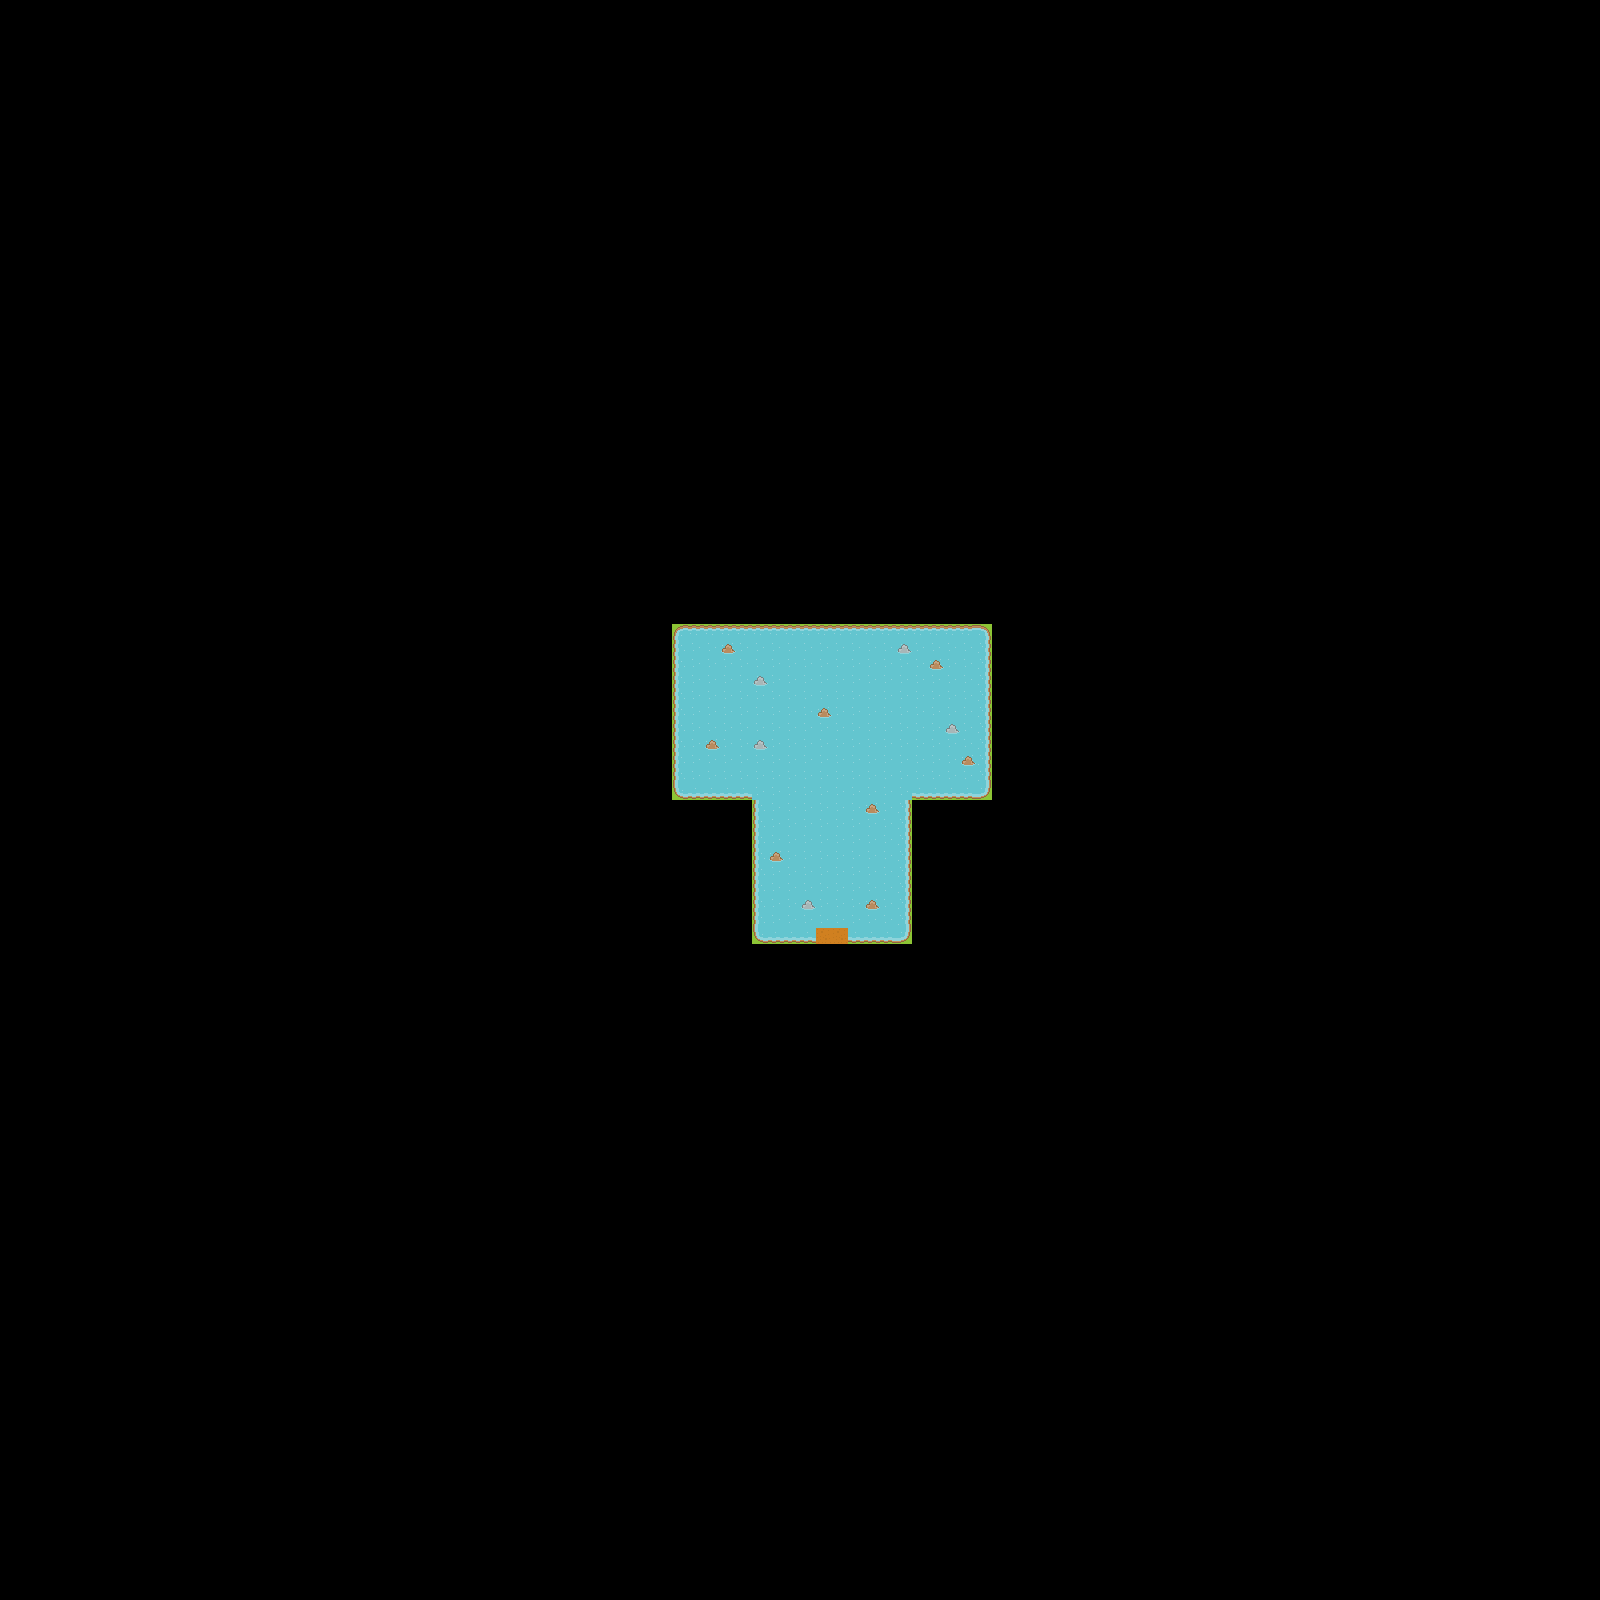

The image is a tile-based game level rendered from a .tmx file. Its description and source (layers, tilesets, objects; grid data summarised) follow:
An orthogonal 100x100 tile map with 16x16 px tiles, 4 tile layers (PixelSnapBackground, BlackBackground, Tile Layer 1, Objects), 2 tilesets and 21 objects.

<map version="1.0" tiledversion="1.1.3" orientation="orthogonal" renderorder="right-down" width="100" height="100" tilewidth="16" tileheight="16" infinite="0" nextobjectid="24">
 <tileset firstgid="1" source="MobileRPGTileSet.tsx" />
 <tileset firstgid="1768" source="Black.tsx" />
 <layer name="PixelSnapBackground" width="100" height="100" offsetx="8" offsety="8.375">
  <data>[10000 cells, 310 non-empty, 4 distinct tile ids]</data>
 </layer>
 <layer name="BlackBackground" width="100" height="100">
  <data>[10000 cells, 9690 non-empty, 1 distinct tile ids]</data>
 </layer>
 <layer name="Tile Layer 1" width="100" height="100">
  <data>[10000 cells, 310 non-empty, 4 distinct tile ids]</data>
 </layer>
 <layer name="Objects" width="100" height="100">
  <data>[10000 cells, 72 non-empty, 8 distinct tile ids]</data>
 </layer>
 <objectgroup name="Collision">
  <object id="3" x="656.25" y="623.5" width="15.75" height="180.75" />
  <object id="4" x="654.25" y="799.75" width="97.5" height="17" />
  <object id="5" x="735.5" y="815.25" width="16.25" height="133.25" />
  <object id="6" x="747.091" y="943.818" width="172.545" height="16" />
  <object id="7" x="912" y="800" width="14.5455" height="150.364" />
  <object id="8" x="912.545" y="799.818" width="83.4545" height="16" />
  <object id="9" x="992" y="618.727" width="16.1818" height="191.818" />
  <object id="10" x="656" y="609.455" width="346.364" height="14.3636" />
  <object id="11" x="896" y="643.182" width="16" height="11.0909" />
  <object id="12" x="928.091" y="659.455" width="15.8182" height="10.4545" />
  <object id="13" x="944" y="723.636" width="15.8182" height="10.4545" />
  <object id="14" x="960" y="754.909" width="16" height="11.1818" />
  <object id="15" x="816.091" y="707.455" width="15.7273" height="10.6364" />
  <object id="16" x="752.091" y="739.455" width="15.9091" height="10.9091" />
  <object id="17" x="704.182" y="739.636" width="15.7273" height="10.7273" />
  <object id="18" x="752.091" y="675.818" width="16" height="10.3636" />
  <object id="19" x="719.909" y="643.636" width="16.0909" height="10.6364" />
  <object id="20" x="864" y="804.25" width="15.75" height="9.25" />
  <object id="21" x="864" y="900.5" width="15.5" height="8.5" />
  <object id="22" x="800.25" y="899.625" width="15.75" height="10.25" />
  <object id="23" x="768.25" y="851.5" width="15.75" height="10.625" />
 </objectgroup>
</map>
